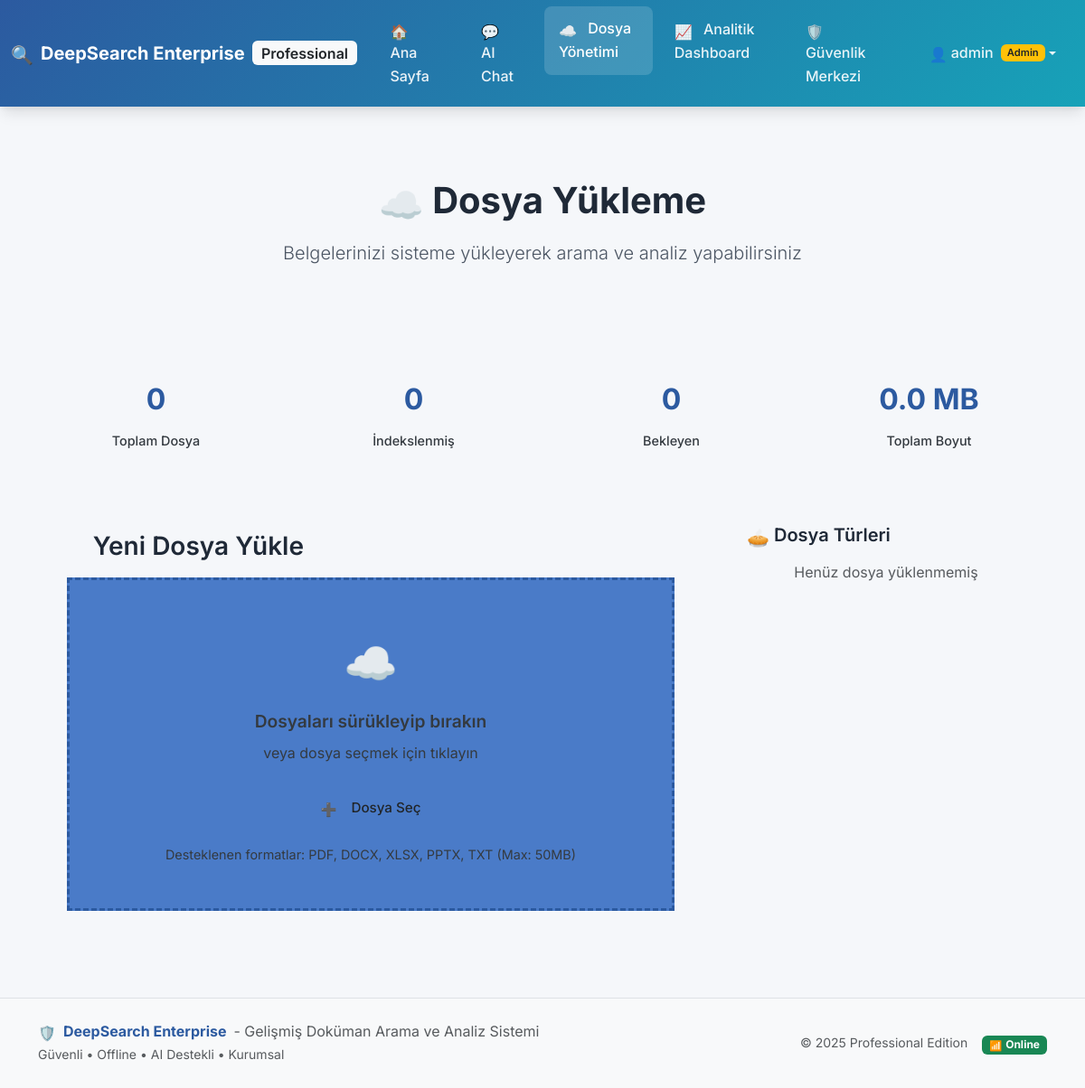
Before: /upload (signed in) with the older database file.
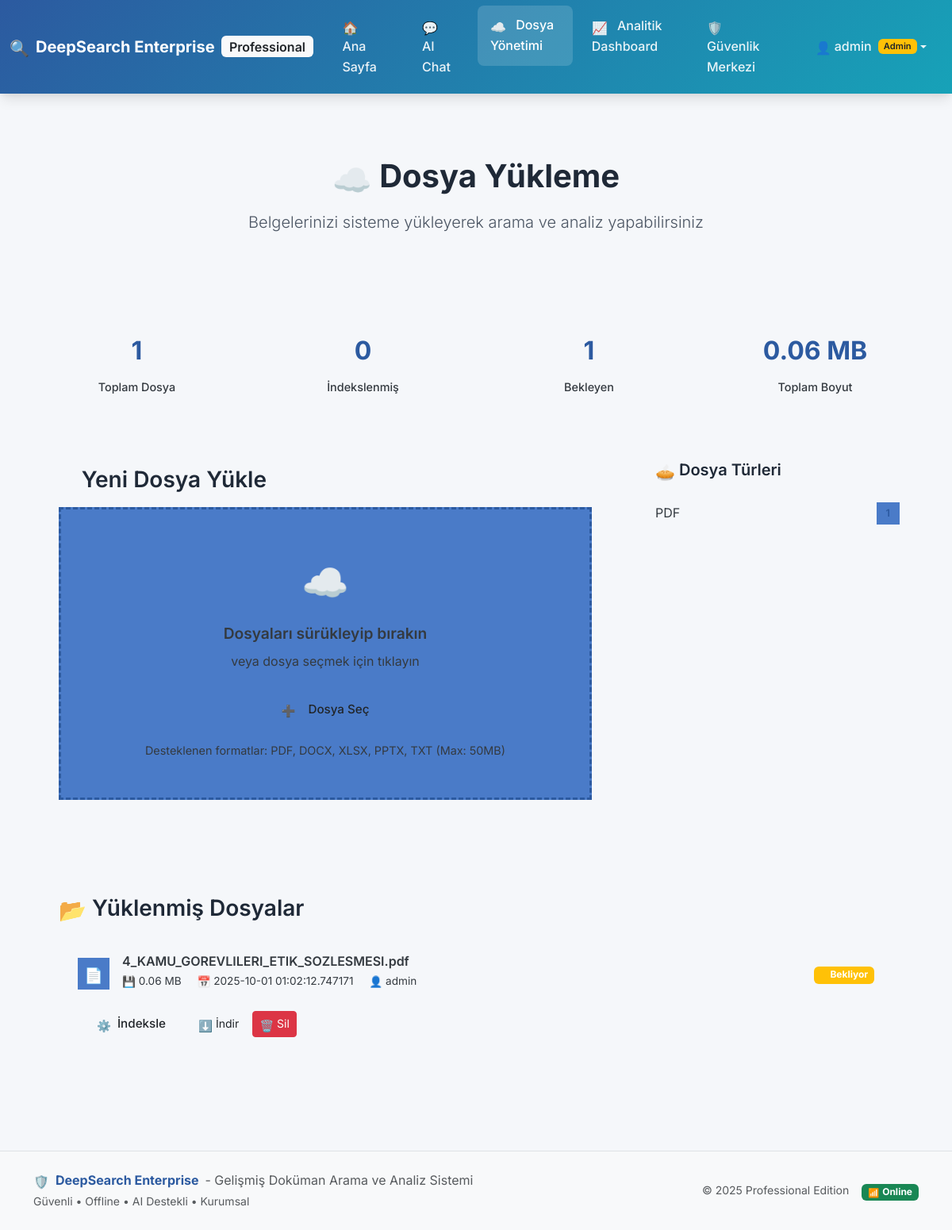
After: the same page with the newer database file.
### tables this page shows
CREATE TABLE users (
            id INTEGER PRIMARY KEY AUTOINCREMENT,
            username TEXT UNIQUE NOT NULL,
            email TEXT UNIQUE,
            password_hash TEXT NOT NULL,
            role TEXT DEFAULT 'user',
            created_at DATETIME DEFAULT CURRENT_TIMESTAMP,
            last_login DATETIME,
            is_active BOOLEAN DEFAULT 1
        );

CREATE TABLE documents (
            id INTEGER PRIMARY KEY AUTOINCREMENT,
            filename TEXT NOT NULL,
            file_path TEXT NOT NULL,
            file_size INTEGER,
            file_type TEXT,
            upload_date DATETIME DEFAULT CURRENT_TIMESTAMP,
            uploaded_by INTEGER,
            user_id INTEGER,
            indexed_date DATETIME,
            is_indexed BOOLEAN DEFAULT 0,
            is_processed BOOLEAN DEFAULT 0,
            file_hash TEXT,
            chunks_file TEXT,
            index_file TEXT,
            meta_file TEXT,
            FOREIGN KEY (uploaded_by) REFERENCES users (id),
            FOREIGN KEY (user_id) REFERENCES users (id)
        );

### app.py (the view)
@app.route('/upload')
@login_required
def upload_page():
    current_user = get_current_user()
    uploaded_files = upload_manager.get_uploaded_files(
        user_id=current_user['id'] if current_user['role'] != 'admin' else None,
        include_all=current_user['role'] == 'admin'
    )
    upload_stats = upload_manager.get_upload_stats()
    return render_template('upload.html',
                         current_user=current_user,
                         uploaded_files=uploaded_files,
                         upload_stats=upload_stats)

### templates/upload.html (shortened to what this page needs)
{% extends "base.html" %}
{% block content %}
<div class="upload-hero">
    <div class="container">
        <h1><i class="bi bi-cloud-upload"></i> Dosya Yükleme</h1>
        <p class="lead">Belgelerinizi sisteme yükleyerek arama ve analiz yapabilirsiniz</p>
    </div>
</div>
<div class="container">
    <div class="stats-grid">
        <div class="stat-card">
            <span class="stat-value">{{ upload_stats.total_files }}</span>
            <span class="stat-label">Toplam Dosya</span>
        </div>
        <div class="stat-card">
            <span class="stat-value">{{ upload_stats.indexed_files }}</span>
            <span class="stat-label">İndekslenmiş</span>
        </div>
        <div class="stat-card">
            <span class="stat-value">{{ upload_stats.pending_files }}</span>
            <span class="stat-label">Bekleyen</span>
        </div>
        <div class="stat-card">
            <span class="stat-value">{{ upload_stats.total_size_mb }} MB</span>
            <span class="stat-label">Toplam Boyut</span>
        </div>
    </div>
    <div class="row">
        <div class="col-lg-8">
            <div class="upload-section">
                <h3><i class="bi bi-folder-plus"></i> Yeni Dosya Yükle</h3>
                <div class="drag-drop-area" id="dragDropArea">
                    <i class="bi bi-cloud-upload upload-icon"></i>
                    <div class="upload-text">Dosyaları sürükleyip bırakın</div>
                    <div class="upload-hint">veya dosya seçmek için tıklayın</div>
                    <button type="button" class="btn btn-unified" onclick="document.getElementById('fileInput').click()">
                        <i class="bi bi-plus-circle me-2"></i>Dosya Seç
                    </button>
                    <div class="file-types">
                        Desteklenen formatlar: PDF, DOCX, XLSX, PPTX, TXT (Max: 50MB)
                    </div>
                </div>
            </div>
        </div>
        <div class="col-lg-4">
            <div class="sidebar-section">
                <h5><i class="bi bi-pie-chart"></i> Dosya Türleri</h5>
                <div class="distribution-list">
                    {% for file_type, count in upload_stats.files_by_type.items() %}
                    <div class="distribution-item">
                        <span>{{ file_type.upper() }}</span>
                        <span class="file-type-badge">{{ count }}</span>
                    </div>
                    {% endfor %}
                    {% if not upload_stats.files_by_type %}
                    <p class="text-muted text-center">Henüz dosya yüklenmemiş</p>
                    {% endif %}
                </div>
            </div>
        </div>
    </div>
</div>
{% if uploaded_files %}
<div class="container mt-4">
    <div class="upload-section">
        <h3><i class="bi bi-files"></i> Yüklenmiş Dosyalar</h3>
        <div class="file-list">
            {% for file in uploaded_files %}
            <div class="file-item-unified">
                <div class="file-info">
                    <div class="file-icon">
                        {% if file.filename.lower().endswith('.pdf') %}
                            <i class="bi bi-file-earmark-pdf"></i>
                        {% elif file.filename.lower().endswith(('.docx', '.doc')) %}
                            <i class="bi bi-file-earmark-word"></i>
                        {% elif file.filename.lower().endswith(('.xlsx', '.xls')) %}
                            <i class="bi bi-file-earmark-excel"></i>
                        {% elif file.filename.lower().endswith(('.pptx', '.ppt')) %}
                            <i class="bi bi-file-earmark-ppt"></i>
                        {% else %}
                            <i class="bi bi-file-earmark-text"></i>
                        {% endif %}
                    </div>
                    <div class="file-details flex-grow-1">
                        <h6>{{ file.filename }}</h6>
                        <div class="file-meta">
                            <span><i class="bi bi-hdd"></i> {{ (file.file_size / 1024 / 1024) | round(2) }} MB</span>
                            <span class="ms-3"><i class="bi bi-calendar"></i> {{ file.upload_date if file.upload_date else 'N/A' }}</span>
                            {% if current_user.role == 'admin' and file.uploader_name %}
                                <span class="ms-3"><i class="bi bi-person"></i> {{ file.uploader_name }}</span>
                            {% endif %}
                        </div>
                    </div>
                    <div class="file-status">
                        {% if file.is_indexed %}
                            <span class="badge bg-success">
                                <i class="bi bi-check-circle"></i> İndekslenmiş
                            </span>
                        {% else %}
                            <span class="badge bg-warning">
                                <i class="bi bi-clock"></i> Bekliyor
                            </span>
                        {% endif %}
                    </div>
                </div>
                <div class="file-actions">
                    {% if not file.is_indexed %}
                    <form method="POST" action="{{ url_for('index_file', document_id=file.id) }}" style="display: inline;">
                        <button type="submit" class="btn btn-unified btn-sm" title="İndeksle">
                            <i class="bi bi-gear"></i> İndeksle
                        </button>
                    </form>
                    {% endif %}
                    <a href="{{ url_for('serve_file') }}?path={{ file.file_path | urlencode }}"
                       class="btn btn-outline-unified btn-sm" title="İndir">
                        <i class="bi bi-download"></i> İndir
                    </a>
                    {% if current_user.role == 'admin' or file.uploaded_by == current_user.id %}
                    <form method="POST" action="{{ url_for('delete_file', document_id=file.id) }}"
                          style="display: inline;"
                          onsubmit="return confirm('Bu dosyayı silmek istediğinizden emin misiniz?')">
                        <button type="submit" class="btn btn-danger btn-sm" title="Sil">
                            <i class="bi bi-trash"></i> Sil
                        </button>
                    </form>
                    {% endif %}
                </div>
            </div>
            {% endfor %}
        </div>
    </div>
</div>
{% endif %}
{% endblock %}

### templates/base.html (shortened to what this page needs)
<!DOCTYPE html>
<html lang="tr">
<head>
    <link href="https://cdn.jsdelivr.net/npm/bootstrap@5.3.0/dist/css/bootstrap.min.css" rel="stylesheet">
    <link rel="stylesheet" href="https://cdn.jsdelivr.net/npm/bootstrap-icons@1.11.3/font/bootstrap-icons.css" onerror="this.onerror=null;this.href='https://cdnjs.cloudflare.com/ajax/libs/bootstrap-icons/1.11.3/font/bootstrap-icons.min.css';">
    <link rel="stylesheet" href="{{ url_for('static', filename='unified-style.css') }}">
</head>
<body>
    <nav class="navbar navbar-expand-lg navbar-professional sticky-top">
        <div class="container-fluid">
            <a class="navbar-brand d-flex align-items-center" href="{{ url_for('index') }}">
                <i class="bi bi-search me-2"></i>
                <span class="fw-bold">DeepSearch Enterprise</span>
                <span class="badge bg-light text-dark ms-2 fs-6">Professional</span>
            </a>
            <div class="collapse navbar-collapse" id="navbarNav">
                <ul class="navbar-nav me-auto">
                    <li class="nav-item">
                        <a class="nav-link {% if request.endpoint == 'index' %}active{% endif %}" href="{{ url_for('index') }}">
                            <i class="bi bi-house-door"></i> Ana Sayfa
                        </a>
                    </li>
                    <li class="nav-item">
                        <a class="nav-link {% if request.endpoint == 'rag_chat' %}active{% endif %}" href="{{ url_for('rag_chat') }}">
                            <i class="bi bi-chat-dots"></i> AI Chat
                        </a>
                    </li>
                    <li class="nav-item">
                        <a class="nav-link {% if request.endpoint == 'upload_page' %}active{% endif %}" href="{{ url_for('upload_page') }}">
                            <i class="bi bi-cloud-upload"></i> Dosya Yönetimi
                        </a>
                    </li>
                    <li class="nav-item">
                        <a class="nav-link {% if 'analytics' in request.endpoint %}active{% endif %}" href="{{ url_for('analytics_dashboard') }}">
                            <i class="bi bi-graph-up"></i> Analitik Dashboard
                        </a>
                    </li>
                    {% if current_user and current_user.role == 'admin' %}
                    <li class="nav-item">
                        <a class="nav-link {% if 'security' in request.endpoint %}active{% endif %}" href="{{ url_for('security_dashboard') }}">
                            <i class="bi bi-shield-check"></i> Güvenlik Merkezi
                        </a>
                    </li>
                    {% endif %}
                </ul>
                <ul class="navbar-nav">
                    {% if current_user %}
                    <li class="nav-item dropdown">
                        <a class="nav-link dropdown-toggle d-flex align-items-center" href="#" id="navbarDropdown" role="button" data-bs-toggle="dropdown" aria-expanded="false">
                            <i class="bi bi-person-circle me-1"></i>
                            <span class="d-none d-md-inline">{{ current_user.username }}</span>
                            {% if current_user.role == 'admin' %}
                            <span class="badge bg-warning text-dark ms-2">Admin</span>
                            {% endif %}
                        </a>
                    </li>
                    {% else %}
                    <li class="nav-item">
                        <a class="nav-link" href="{{ url_for('login') }}">
                            <i class="bi bi-box-arrow-in-right"></i> Giriş
                        </a>
                    </li>
                    {% endif %}
                </ul>
            </div>
        </div>
    </nav>
    <main class="main-content">
        {% block content %}{% endblock %}
    </main>
    <footer class="footer mt-auto py-4 bg-light border-top">
        <div class="container">
            <div class="row align-items-center">
                <div class="col-md-8">
                    <div class="d-flex align-items-center">
                        <i class="bi bi-shield-check text-success me-2"></i>
                        <strong class="text-primary">DeepSearch Enterprise</strong>
                        <span class="text-muted ms-2">- Gelişmiş Doküman Arama ve Analiz Sistemi</span>
                    </div>
                    <small class="text-muted">Güvenli • Offline • AI Destekli • Kurumsal</small>
                </div>
                <div class="col-md-4 text-md-end">
                    <div class="d-flex align-items-center justify-content-md-end">
                        <small class="text-muted me-3">© 2025 Professional Edition</small>
                        <div class="status-indicator">
                            <span class="badge bg-success">
                                <i class="bi bi-wifi me-1"></i>Online
                            </span>
                        </div>
                    </div>
                </div>
            </div>
        </div>
    </footer>
</body>
</html>

Changed rows visible on the page:
added documents: filename "4_KAMU_GOREVLILERI_ETIK_SOZLESMESI.pdf", (file.file_size/1024/1024)|round(2) "0.06", upload_date "2025-10-01 01:02:12.747171", uploader_name "admin", is_indexed False (drawn)
Other visible differences:
{{ upload_stats.total_files }}: "0" → "1"
{{ upload_stats.pending_files }}: "0" → "1"
{{ upload_stats.total_size_mb }}: "0.0" → "0.06"
new list line: "PDF 1"
text no longer shown: "Henüz dosya yüklenmemiş"
text now shown: "Yüklenmiş Dosyalar"
